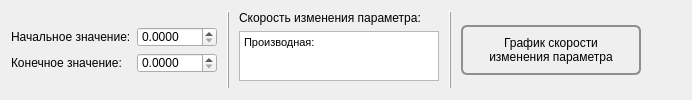
      <widget class="QWidget" name="tab_5">
       <attribute name="title">
        <string>Скорость</string>
       </attribute>
       <layout class="QHBoxLayout" name="horizontalLayout_4">
        <item>
         <layout class="QVBoxLayout" name="verticalLayout_13">
          <item>
           <spacer name="verticalSpacer_8">
            <property name="orientation">
             <enum>Qt::Vertical</enum>
            </property>
            <property name="sizeType">
             <enum>QSizePolicy::Preferred</enum>
            </property>
            <property name="sizeHint" stdset="0">
             <size>
              <width>20</width>
              <height>25</height>
             </size>
            </property>
           </spacer>
          </item>
          <item>
           <layout class="QHBoxLayout" name="horizontalLayout_13">
            <item>
             <widget class="QLabel" name="label">
              <property name="sizePolicy">
               <sizepolicy hsizetype="Preferred" vsizetype="Preferred">
                <horstretch>0</horstretch>
                <verstretch>0</verstretch>
               </sizepolicy>
              </property>
              <property name="maximumSize">
               <size>
                <width>135</width>
                <height>16777215</height>
               </size>
              </property>
              <property name="text">
               <string>Начальное значение:</string>
              </property>
             </widget>
            </item>
            <item>
             <widget class="QDoubleSpinBox" name="Spin_x1">
              <property name="minimumSize">
               <size>
                <width>0</width>
                <height>0</height>
               </size>
              </property>
              <property name="maximumSize">
               <size>
                <width>80</width>
                <height>20</height>
               </size>
              </property>
              <property name="decimals">
               <number>4</number>
              </property>
              <property name="maximum">
               <double>9999.989999999999782</double>
              </property>
             </widget>
            </item>
           </layout>
          </item>
          <item>
           <layout class="QHBoxLayout" name="horizontalLayout_14">
            <item>
             <widget class="QLabel" name="label_3">
              <property name="sizePolicy">
               <sizepolicy hsizetype="Preferred" vsizetype="Preferred">
                <horstretch>0</horstretch>
                <verstretch>0</verstretch>
               </sizepolicy>
              </property>
              <property name="maximumSize">
               <size>
                <width>135</width>
                <height>16777215</height>
               </size>
              </property>
              <property name="text">
               <string>Конечное значение:</string>
              </property>
             </widget>
            </item>
            <item>
             <widget class="QDoubleSpinBox" name="Spin_x2">
              <property name="maximumSize">
               <size>
                <width>80</width>
                <height>20</height>
               </size>
              </property>
              <property name="decimals">
               <number>4</number>
              </property>
              <property name="maximum">
               <double>9999.989999999999782</double>
              </property>
             </widget>
            </item>
           </layout>
          </item>
          <item>
           <spacer name="verticalSpacer">
            <property name="orientation">
             <enum>Qt::Vertical</enum>
            </property>
            <property name="sizeType">
             <enum>QSizePolicy::Preferred</enum>
            </property>
            <property name="sizeHint" stdset="0">
             <size>
              <width>20</width>
              <height>25</height>
             </size>
            </property>
           </spacer>
          </item>
         </layout>
        </item>
        <item>
         <widget class="QLabel" name="label_18">
          <property name="sizePolicy">
           <sizepolicy hsizetype="Minimum" vsizetype="Minimum">
            <horstretch>0</horstretch>
            <verstretch>0</verstretch>
           </sizepolicy>
          </property>
          <property name="minimumSize">
           <size>
            <width>10</width>
            <height>0</height>
           </size>
          </property>
          <property name="maximumSize">
           <size>
            <width>10</width>
            <height>16777215</height>
           </size>
          </property>
          <property name="frameShape">
           <enum>QFrame::VLine</enum>
          </property>
          <property name="frameShadow">
           <enum>QFrame::Raised</enum>
          </property>
          <property name="text">
           <string/>
          </property>
         </widget>
        </item>
        <item>
         <layout class="QVBoxLayout" name="verticalLayout_14">
          <item>
           <widget class="QLabel" name="label_17">
            <property name="sizePolicy">
             <sizepolicy hsizetype="Preferred" vsizetype="Preferred">
              <horstretch>0</horstretch>
              <verstretch>0</verstretch>
             </sizepolicy>
            </property>
            <property name="maximumSize">
             <size>
              <width>200</width>
              <height>16777215</height>
             </size>
            </property>
            <property name="text">
             <string>Скорость изменения параметра:</string>
            </property>
           </widget>
          </item>
          <item>
           <widget class="QTextBrowser" name="Browser_Derivative">
            <property name="sizePolicy">
             <sizepolicy hsizetype="Preferred" vsizetype="Preferred">
              <horstretch>0</horstretch>
              <verstretch>0</verstretch>
             </sizepolicy>
            </property>
            <property name="minimumSize">
             <size>
              <width>200</width>
              <height>0</height>
             </size>
            </property>
            <property name="maximumSize">
             <size>
              <width>113</width>
              <height>50</height>
             </size>
            </property>
            <property name="sizeIncrement">
             <size>
              <width>0</width>
              <height>0</height>
             </size>
            </property>
            <property name="baseSize">
             <size>
              <width>0</width>
              <height>0</height>
             </size>
            </property>
            <property name="toolTip">
             <string/>
            </property>
            <property name="html">
             <string>&lt;!DOCTYPE HTML PUBLIC &quot;-//W3C//DTD HTML 4.0//EN&quot; &quot;http://www.w3.org/TR/REC-html40/strict.dtd&quot;&gt;
&lt;html&gt;&lt;head&gt;&lt;meta name=&quot;qrichtext&quot; content=&quot;1&quot; /&gt;&lt;style type=&quot;text/css&quot;&gt;
p, li { white-space: pre-wrap; }
&lt;/style&gt;&lt;/head&gt;&lt;body style=&quot; font-family:'MS Shell Dlg 2'; font-size:9pt; font-weight:400; font-style:normal;&quot;&gt;
&lt;p style=&quot; margin-top:0px; margin-bottom:0px; margin-left:0px; margin-right:0px; -qt-block-indent:0; text-indent:0px;&quot;&gt;&lt;span style=&quot; font-size:8.25pt;&quot;&gt;Производная: &lt;/span&gt;&lt;/p&gt;&lt;/body&gt;&lt;/html&gt;</string>
            </property>
           </widget>
          </item>
          <item>
           <spacer name="verticalSpacer_2">
            <property name="orientation">
             <enum>Qt::Vertical</enum>
            </property>
            <property name="sizeType">
             <enum>QSizePolicy::Preferred</enum>
            </property>
            <property name="sizeHint" stdset="0">
             <size>
              <width>20</width>
              <height>37</height>
             </size>
            </property>
           </spacer>
          </item>
         </layout>
        </item>
        <item>
         <widget class="QLabel" name="label_16">
          <property name="sizePolicy">
           <sizepolicy hsizetype="Minimum" vsizetype="Minimum">
            <horstretch>0</horstretch>
            <verstretch>0</verstretch>
           </sizepolicy>
          </property>
          <property name="minimumSize">
           <size>
            <width>10</width>
            <height>0</height>
           </size>
          </property>
          <property name="maximumSize">
           <size>
            <width>10</width>
            <height>16777215</height>
           </size>
          </property>
          <property name="frameShape">
           <enum>QFrame::VLine</enum>
          </property>
          <property name="frameShadow">
           <enum>QFrame::Raised</enum>
          </property>
          <property name="text">
           <string/>
          </property>
         </widget>
        </item>
        <item>
         <widget class="QPushButton" name="btn_grDerivative">
          <property name="sizePolicy">
           <sizepolicy hsizetype="Minimum" vsizetype="Preferred">
            <horstretch>0</horstretch>
            <verstretch>0</verstretch>
           </sizepolicy>
          </property>
          <property name="minimumSize">
           <size>
            <width>180</width>
            <height>50</height>
           </size>
          </property>
          <property name="maximumSize">
           <size>
            <width>180</width>
            <height>50</height>
           </size>
          </property>
          <property name="autoFillBackground">
           <bool>false</bool>
          </property>
          <property name="styleSheet">
           <string notr="true"> QPushButton {
     border: 2px solid #8f8f91;
     border-radius: 6px;
     background-color: qlineargradient(x1: 0, y1: 0, x2: 0, y2: 1,
                                       stop: 0 #f6f7fa, stop: 1 #dadbde);
}
QPushButton:pressed {
     background-color: qlineargradient(x1: 0, y1: 0, x2: 0, y2: 1,
                                       stop: 0 #dadbde, stop: 1 #f6f7fa);
 }
QPushButton:checked{
     background-color: qlineargradient(x1: 0, y1: 0, x2: 1, y2: 1,
                                       stop: 0 #dadbde, stop: 1 #a0a0a4);
 }</string>
          </property>
          <property name="text">
           <string>График скорости
изменения параметра</string>
          </property>
          <property name="icon">
           <iconset resource="source.qrc">
            <normaloff>:/img/img/md-trending-up.png</normaloff>:/img/img/md-trending-up.png</iconset>
          </property>
          <property name="iconSize">
           <size>
            <width>30</width>
            <height>30</height>
           </size>
          </property>
         </widget>
        </item>
        <item>
         <spacer name="horizontalSpacer_2">
          <property name="orientation">
           <enum>Qt::Horizontal</enum>
          </property>
          <property name="sizeHint" stdset="0">
           <size>
            <width>40</width>
            <height>20</height>
           </size>
          </property>
         </spacer>
        </item>
       </layout>
      </widget>
